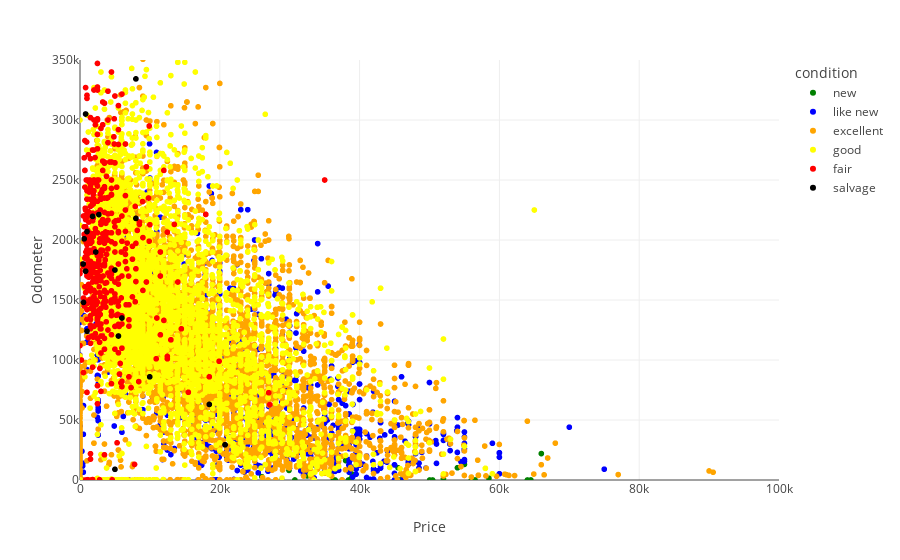

This figure's notebook cell:
### Code cell
# creating a scatter plot for price distribution

st.header('Distribution of Prices by Odemeter Miles')

fig_scatter_new = px.scatter(df, x='price', y='odometer', color='condition',
                             color_discrete_map={
                                "new": "green",
                                "like new": "blue",
                                "excellent": "orange",
                                "good": "yellow",
                                "fair": "red",
                                "salvage": "black"
                             },
                             category_orders={'condition': ['new', 'like new', 'excellent', 'good', 'fair', 'salvage']})

fig_scatter_new.update_layout(xaxis_title='Price', yaxis_title='Odometer')

show_outliers_scatter = st.checkbox('Show Outliers', value=False)

if show_outliers_scatter:
    fig_scatter_new.update_layout(xaxis_range=[0, 350000])
    fig_scatter_new.update_layout(yaxis_range=[0,500000])
else:
    fig_scatter_new.update_layout(xaxis_range=[0, 100000])
    fig_scatter_new.update_layout(yaxis_range=[0,350000])

# fig_scatter_new.show()

st.plotly_chart(fig_scatter_new)

### Figure 1 — Plotly figure (JSON) as saved in the notebook; plotly's stock layout.template omitted (floating-point values rounded to 4 significant figures; data arrays with more than 128 entries replaced by an {"elided": "..."} marker saying what was removed)
{"data": [{"customdata": [["chevrolet silverado 1500", "chevrolet"], ["chevrolet colorado", "chevrolet"], ["gmc sierra 2500hd", "gmc"], ["gmc sierra 2500hd", "gmc"], ["chevrolet silverado", "chevrolet"], ["ford f-150", "ford"], ["chevrolet silverado", "chevrolet"], ["chevrolet silverado", "chevrolet"], ["jeep grand cherokee", "jeep"], ["chevrolet colorado", "chevrolet"], ["toyota tacoma", "toyota"], ["toyota rav4", "toyota"], ["ram 2500", "ram"], ["chevrolet silverado 3500hd", "chevrolet"], ["chevrolet silverado", "chevrolet"], ["ram 1500", "ram"], ["ram 2500", "ram"], ["ford f-250", "ford"], ["gmc sierra 1500", "gmc"], ["ford f-150", "ford"], ["ram 2500", "ram"], ["chevrolet silverado 1500", "chevrolet"], ["chevrolet silverado 1500", "chevrolet"], ["chevrolet silverado 2500hd", "chevrolet"], ["chevrolet silverado 1500", "chevrolet"], ["chevrolet tahoe", "chevrolet"], ["jeep wrangler unlimited", "jeep"], ["chevrolet silverado 2500hd", "chevrolet"], ["chevrolet silverado 3500hd", "chevrolet"], ["subaru outback", "subaru"], ["toyota sienna", "toyota"], ["chevrolet silverado 2500hd", "chevrolet"], ["chevrolet silverado 3500hd", "chevrolet"], ["chevrolet silverado 1500", "chevrolet"], ["chevrolet silverado 1500", "chevrolet"], ["chevrolet silverado 1500", "chevrolet"], ["chevrolet suburban", "chevrolet"], ["chevrolet silverado 2500hd", "chevrolet"], ["chevrolet silverado 2500hd", "chevrolet"], ["chevrolet silverado 1500", "chevrolet"], ["gmc sierra", "gmc"], ["jeep grand cherokee", "jeep"], ["chevrolet trailblazer", "chevrolet"], ["toyota tacoma", "toyota"], ["ford f-250", "ford"]], "hovertemplate": "condition=new<br>price=%{x}<br>odometer=%{y}<br>model=%{customdata[0]}<br>manufacturer=%{customdata[1]}<extra></extra>", "legendgroup": "new", "marker": {"color": "green", "symbol": "circle"}, "mode": "markers", "name": "new", "showlegend": true, "type": "scattergl", "x": [7000, 26000, 37490, 37490, 32500, 12300, 1, 45500, 4500, 29900, 42000, 1, 51995, 58500, 35000, 28000, 15300, 54000, 38800, 38000, 55000, 46058, 38414, 50025, 45962, 41800, 30740, 56004, 64493, 6500, 38900, 50440, 64493, 36494, 36347, 36262, 64010, 56504, 56504, 45613, 46200, 21999, 3200, 8200, 66000], "xaxis": "x", "y": [194700, 2800, 23, 20, 3396, 178000, 30000, 10200, 217000, 8002, 9000, 7500, 999, 1399, 18000, 31000, 315000, 10200, 1261, 16200, 13000, 7, 7, 5, 7, 7, 10, 5, 5, 144000, 5000, 7, 5, 5, 5, 5, 7, 7, 7, 7, 1428, 46574, 158380, 234000, 22000], "yaxis": "y"}, {"customdata": {"elided": "1329x2 str values"}, "hovertemplate": "condition=like new<br>price=%{x}<br>odometer=%{y}<br>model=%{customdata[0]}<br>manufacturer=%{customdata[1]}<extra></extra>", "legendgroup": "like new", "marker": {"color": "blue", "symbol": "circle"}, "mode": "markers", "name": "like new", "showlegend": true, "type": "scattergl", "x": {"elided": "1329 int values"}, "xaxis": "x", "y": {"elided": "1329 int values"}, "yaxis": "y"}, {"customdata": {"elided": "7452x2 str values"}, "hovertemplate": "condition=excellent<br>price=%{x}<br>odometer=%{y}<br>model=%{customdata[0]}<br>manufacturer=%{customdata[1]}<extra></extra>", "legendgroup": "excellent", "marker": {"color": "orange", "symbol": "circle"}, "mode": "markers", "name": "excellent", "showlegend": true, "type": "scattergl", "x": {"elided": "7452 int values"}, "xaxis": "x", "y": {"elided": "7452 int values"}, "yaxis": "y"}, {"customdata": {"elided": "5552x2 str values"}, "hovertemplate": "condition=good<br>price=%{x}<br>odometer=%{y}<br>model=%{customdata[0]}<br>manufacturer=%{customdata[1]}<extra></extra>", "legendgroup": "good", "marker": {"color": "yellow", "symbol": "circle"}, "mode": "markers", "name": "good", "showlegend": true, "type": "scattergl", "x": {"elided": "5552 int values"}, "xaxis": "x", "y": {"elided": "5552 int values"}, "yaxis": "y"}, {"customdata": {"elided": "453x2 str values"}, "hovertemplate": "condition=fair<br>price=%{x}<br>odometer=%{y}<br>model=%{customdata[0]}<br>manufacturer=%{customdata[1]}<extra></extra>", "legendgroup": "fair", "marker": {"color": "red", "symbol": "circle"}, "mode": "markers", "name": "fair", "showlegend": true, "type": "scattergl", "x": {"elided": "453 int values"}, "xaxis": "x", "y": {"elided": "453 int values"}, "yaxis": "y"}, {"customdata": [["nissan frontier", "nissan"], ["ford f-150", "ford"], ["ford f-250 super duty", "ford"], ["toyota tundra", "toyota"], ["ford expedition", "ford"], ["ford f350", "ford"], ["ram 1500", "ram"], ["toyota tacoma", "toyota"], ["ford taurus", "ford"], ["gmc yukon", "gmc"], ["gmc sierra", "gmc"], ["ford taurus", "ford"], ["toyota tundra", "toyota"], ["toyota tundra", "toyota"], ["ford f350 super duty", "ford"], ["honda cr-v", "honda"], ["ram 1500", "ram"], ["ram 1500", "ram"], ["subaru impreza", "subaru"], ["jeep grand cherokee", "jeep"], ["jeep cherokee", "jeep"]], "hovertemplate": "condition=salvage<br>price=%{x}<br>odometer=%{y}<br>model=%{customdata[0]}<br>manufacturer=%{customdata[1]}<extra></extra>", "legendgroup": "salvage", "marker": {"color": "black", "symbol": "circle"}, "mode": "markers", "name": "salvage", "showlegend": true, "type": "scattergl", "x": [5500, 5000, 8000, 2500, 1800, 8000, 2700, 18500, 5000, 800, 800, 9975, 20750, 20750, 6000, 500, 2250, 600, 1000, 450, 1000], "xaxis": "x", "y": [120000, 175000, 334250, 482000, 219700, 218000, 221184, 63000, 8900, 174048, 305000, 86000, 29328, 29328, 135000, 148000, 190000, 201000, 124000, 180000, 207000], "yaxis": "y"}], "layout": {"legend": {"title": {"text": "condition"}, "tracegroupgap": 0}, "margin": {"t": 60}, "xaxis": {"anchor": "y", "domain": [0, 1], "range": [0, 100000], "title": {"text": "Price"}}, "yaxis": {"anchor": "x", "domain": [0, 1], "range": [0, 350000], "title": {"text": "Odometer"}}}}
